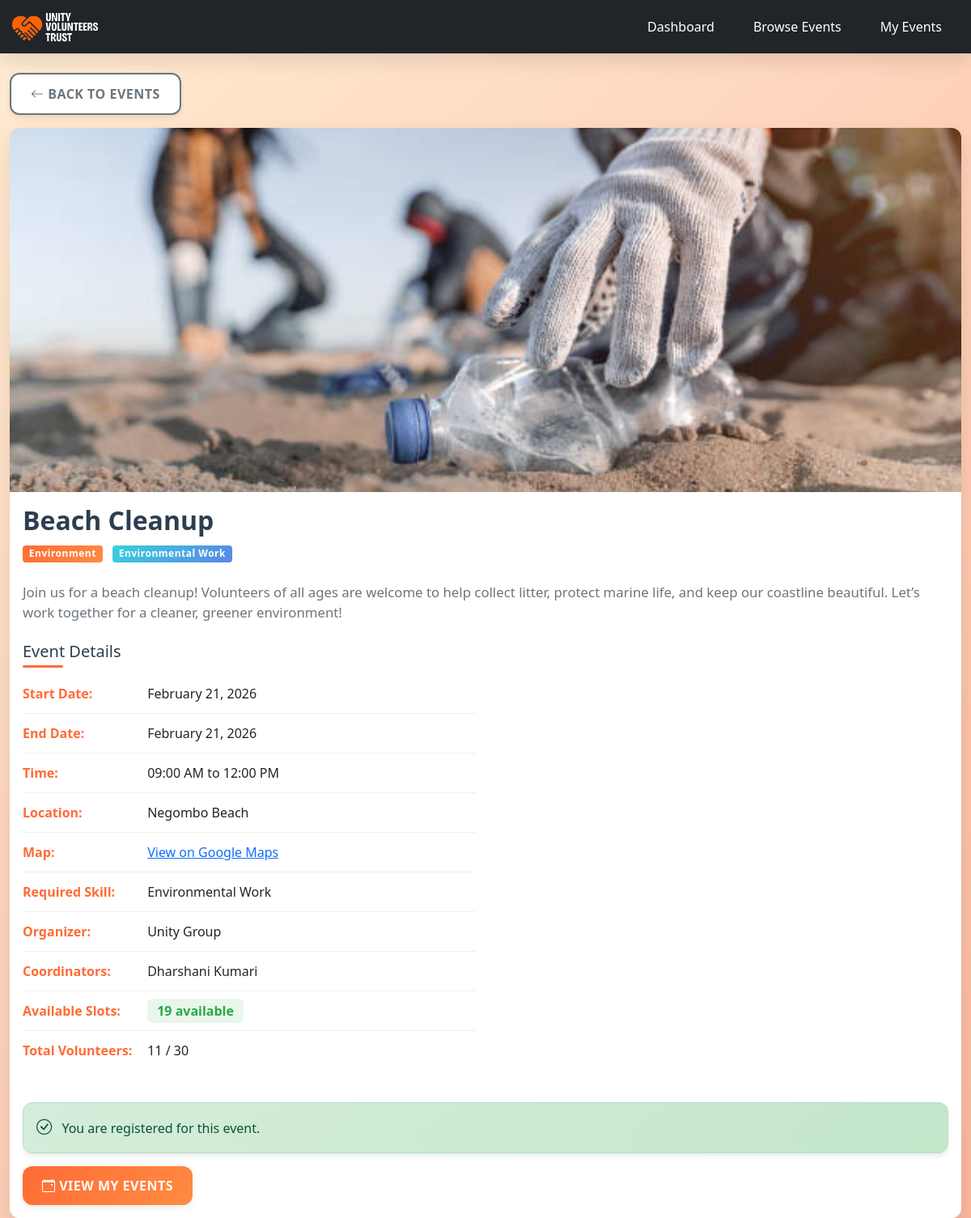
Page /presentation/event_details.php?id=26 (signed in) on the committed database.
### tables this page shows
CREATE TABLE IF NOT EXISTS `events` (
  `eventId` int NOT NULL AUTO_INCREMENT,
  `eventName` varchar(200) NOT NULL,
  `eventDescription` text,
  `category` varchar(100) DEFAULT NULL,
  `location` varchar(150) DEFAULT NULL,
  `googleMapLink` varchar(255) DEFAULT NULL,
  `startDate` date NOT NULL,
  `endDate` date NOT NULL,
  `startTime` time DEFAULT NULL,
  `endTime` time DEFAULT NULL,
  `maxVolunteers` int DEFAULT '0',
  `requiredSkillId` int DEFAULT NULL,
  `eventImage` varchar(255) DEFAULT NULL,
  `createdBy` int NOT NULL,
  `createdAt` timestamp NULL DEFAULT CURRENT_TIMESTAMP,
  `status` enum('Active','Cancelled') DEFAULT 'Active',
  PRIMARY KEY (`eventId`),
  KEY `idx_requiredSkillId` (`requiredSkillId`),
  KEY `idx_createdBy` (`createdBy`),
  KEY `idx_dates` (`startDate`,`endDate`),
  KEY `idx_status` (`status`)
);

CREATE TABLE IF NOT EXISTS `skills` (
  `skillId` int NOT NULL AUTO_INCREMENT,
  `skillName` varchar(50) NOT NULL,
  PRIMARY KEY (`skillId`),
  UNIQUE KEY `skillName` (`skillName`)
);

CREATE TABLE IF NOT EXISTS `users` (
  `userId` int NOT NULL AUTO_INCREMENT,
  `name` varchar(100) NOT NULL,
  `email` varchar(100) NOT NULL,
  `password` varchar(255) NOT NULL,
  `telephoneNo` varchar(20) DEFAULT NULL,
  `location` varchar(100) DEFAULT NULL,
  `gender` enum('Male','Female','Other','Prefer not to say') NOT NULL,
  `role` enum('Volunteer','Admin','Coordinator','Organizer','Volunteer+Organizer') DEFAULT 'Volunteer',
  PRIMARY KEY (`userId`),
  UNIQUE KEY `email` (`email`)
);

CREATE TABLE IF NOT EXISTS `event_stats` (
  `eventId` int NOT NULL,
  `joinedCount` int DEFAULT '0',
  PRIMARY KEY (`eventId`)
);

### data_access/eventRegistrationData.php (called while the page is built, shortened)
<?php
require_once 'db.php';
class EventRegistrationData {
public function isAlreadyJoined($eventId, $userId) {
    global $conn;
    $sql = "SELECT registrationId FROM event_registrations
            WHERE eventId = ? AND userId = ? AND status = 'registered'";
    $stmt = $conn->prepare($sql);
    $stmt->bind_param("ii", $eventId, $userId);
    $stmt->execute();
    return $stmt->get_result()->num_rows > 0;
}
public function getEventDetails($eventId) {
    global $conn;
    $sql = "SELECT e.*, s.skillName,
                   GROUP_CONCAT(u.name SEPARATOR ', ') AS coordinators,
                   es.joinedCount,
                   (e.maxVolunteers - COALESCE(es.joinedCount, 0)) AS availableSlots,
                   org.name AS organizerName,
                   org.userId AS organizerId
            FROM events e
            LEFT JOIN skills s ON e.requiredSkillId = s.skillId
            LEFT JOIN event_coordinators ec ON e.eventId = ec.eventId
            LEFT JOIN users u ON ec.coordinatorId = u.userId
            LEFT JOIN users org ON e.createdBy = org.userId
            LEFT JOIN event_stats es ON e.eventId = es.eventId
            WHERE e.eventId = ?
            GROUP BY e.eventId";
    $stmt = $conn->prepare($sql);
    $stmt->bind_param("i", $eventId);
    $stmt->execute();
    return $stmt->get_result()->fetch_assoc();
}
}
?>

### presentation/event_details.php (the view, shortened to what this page needs)
<?php
require_once '../data_access/eventRegistrationData.php';
$eventId = $_GET['id'] ?? 0;
$registrationData = new EventRegistrationData();
$event = $registrationData->getEventDetails($eventId);
$alreadyJoined = $registrationData->isAlreadyJoined($eventId, $_SESSION['userId']);
?>
<!DOCTYPE html>
<html lang="en">
<head>
    <link rel="stylesheet" href="../assets/css/event_details.css">
    <link href="https://cdn.jsdelivr.net/npm/bootstrap@5.1.3/dist/css/bootstrap.min.css" rel="stylesheet">
    <link href="https://cdn.jsdelivr.net/npm/bootstrap-icons@1.8.1/font/bootstrap-icons.css" rel="stylesheet">
</head>
<body>
<nav class="navbar navbar-expand-lg navbar-dark bg-dark">
    <div class="container">
        <a class="navbar-brand" href="#">
            <img src="../assets/images/logo.png" alt="Logo" style="height: 40px;">
        </a>
        <div class="navbar-nav ms-auto">
            <a class="nav-link" href="volunteer_dashboard.php">Dashboard</a>
            <a class="nav-link" href="events_volunteer.php">Browse Events</a>
            <a class="nav-link" href="my_events.php">My Events</a>
        </div>
    </div>
</nav>
<div class="container mt-4">
    <a href="events_volunteer.php" class="btn btn-outline-secondary mb-3">
        <i class="bi bi-arrow-left"></i> Back to Events
    </a>
<div class="card">
    <?php if ($event['eventImage']): ?>
        <img src="../<?php echo htmlspecialchars($event['eventImage']); ?>"
             class="card-img-top event-image"
             alt="<?php echo htmlspecialchars($event['eventName']); ?>">
    <?php endif; ?>
    <div class="card-body">
        <h1 class="card-title"><?php echo htmlspecialchars($event['eventName']); ?></h1>
        <?php if ($event['category']): ?>
            <span class="badge bg-primary mb-2"><?php echo htmlspecialchars($event['category']); ?></span>
        <?php endif; ?>
        <?php if ($event['skillName']): ?>
            <span class="badge bg-info mb-2"><?php echo htmlspecialchars($event['skillName']); ?></span>
        <?php endif; ?>
        <p class="card-text mt-3"><?php echo nl2br(htmlspecialchars($event['eventDescription'])); ?></p>
        <div class="row mt-4">
            <div class="col-md-6">
                <h5>Event Details</h5>
                <ul class="list-unstyled">
                    <li><strong>Start Date:</strong> <?php echo date('F j, Y', strtotime($event['startDate'])); ?></li>
                    <li><strong>End Date:</strong> <?php echo date('F j, Y', strtotime($event['endDate'])); ?></li>
                    <li><strong>Time:</strong> <?php echo date('h:i A', strtotime($event['startTime'])); ?>
                        to <?php echo date('h:i A', strtotime($event['endTime'])); ?></li>
                    <li><strong>Location:</strong> <?php echo htmlspecialchars($event['location']); ?></li>
                    <?php if ($event['googleMapLink']): ?>
                        <li><strong>Map:</strong> <a href="<?php echo htmlspecialchars($event['googleMapLink']); ?>" target="_blank">View on Google Maps</a></li>
                    <?php endif; ?>
                    <li><strong>Required Skill:</strong> <?php echo htmlspecialchars($event['skillName'] ?? 'None'); ?></li>
                    <li><strong>Organizer:</strong>
                        <?php echo !empty($event['organizerName']) ? htmlspecialchars($event['organizerName']) : 'Not specified'; ?>
                    </li>
                    <?php if (!empty($event['coordinators'])): ?>
                        <li><strong>Coordinators:</strong>
                            <?php
                            $coordNames = explode(', ', $event['coordinators']);
                            if (count($coordNames) > 2) {
                                echo htmlspecialchars($coordNames[0]) . ', ' . htmlspecialchars($coordNames[1]) . ' +' . (count($coordNames) - 2) . ' more';
                            } else {
                                echo htmlspecialchars($event['coordinators']);
                            }
                            ?>
                        </li>
                    <?php else: ?>
                        <li><strong>Coordinators:</strong> Not assigned</li>
                    <?php endif; ?>
                    <li><strong>Available Slots:</strong>
                        <span class="<?php echo ($event['availableSlots'] > 0) ? 'slot-available' : 'slot-full'; ?>">
                            <?php echo $event['availableSlots']; ?> available
                        </span>
                    </li>
                    <li><strong>Total Volunteers:</strong> <?php echo $event['joinedCount'] ?? 0; ?> / <?php echo $event['maxVolunteers']; ?></li>
                </ul>
            </div>
        </div>
        <div class="mt-4">
            <?php if ($alreadyJoined): ?>
                <div class="alert alert-success">
                    <i class="bi bi-check-circle"></i> You are registered for this event.
                </div>
                <a href="my_events.php" class="btn btn-primary">
                    <i class="bi bi-calendar-event"></i> View My Events
                </a>
            <?php endif; ?>
        </div>
    </div>
</div>
</div>
</body>
</html>

### assets/css/event_details.css (style rules this page uses)
:root { --primary-orange: #ff6b35; --secondary-orange: #ff8c42; --dark-orange: #e85d2a; --light-orange: #fff3e6; --accent-orange: #ffb347; --text-dark: #2c3e50; --text-light: #6c757d; --success-green: #28a745; --danger-red: #dc3545; --warning-yellow: #ffc107; --border-radius: 12px; --shadow: 0 4px 6px rgba(0, 0, 0, 0.07); --shadow-lg: 0 10px 25px rgba(0, 0, 0, 0.1); }
* { margin: 0; padding: 0; box-sizing: border-box; }
body { font-family: 'Inter', 'Segoe UI', Tahoma, Geneva, Verdana, sans-serif; background: linear-gradient(135deg, #ffecd2 0%, #fcb69f 100%); color: var(--text-dark); line-height: 1.6; min-height: 100vh; }
.navbar { box-shadow: var(--shadow-lg); padding: 1rem 0; backdrop-filter: blur(10px); }
.navbar-brand img { height: 45px; transition: transform 0.3s ease; }
.nav-link { color: #fff !important; font-weight: 500; margin: 0 0.5rem; padding: 0.5rem 1rem !important; border-radius: 8px; transition: all 0.3s ease; position: relative; }
.nav-link::after { content: ''; position: absolute; bottom: 0; left: 50%; transform: translateX(-50%); width: 0; height: 2px; background: var(--primary-orange)active; transition: width 0.3s ease; }
.container { max-width: 1200px !important; }
.btn { border-radius: var(--border-radius)!important; padding: 0.75rem 1.5rem !important; font-weight: 600 !important; text-transform: uppercase !important; letter-spacing: 0.5px !important; transition: all 0.3s ease !important; border: none !important; box-shadow: var(--shadow) !important; }
.btn-outline-secondary { border: 2px solid var(--text-light)!important; color: var(--text-light)!important; background: white !important; }
.btn-primary { background: linear-gradient(135deg, var(--primary-orange) 0%, var(--secondary-orange) 100%)!important; border: none!important; color: white !important; }
.card { border: none!important; border-radius: var(--border-radius) !important; box-shadow: var(--shadow-lg)!important; overflow: hidden!important; background: white!important; transition: transform 0.3s ease!important; }
.card-img-top { border-radius: 0; }
.event-image { max-height: 450px!important; object-fit: cover!important; width: 100%; transition: transform 0.3s ease; }
.card-body { padding: 2.5rem; }
.card-title { font-size: 2rem; font-weight: 700; color: var(--text-dark); margin-bottom: 1rem; }
.card-text { color: var(--text-light) !important; font-size: 1.05rem!important; }
.badge { padding: 0.5rem 1rem; border-radius: 20px; font-weight: 600; font-size: 0.875rem; letter-spacing: 0.5px; margin-right: 0.5rem; }
.bg-primary { background: linear-gradient(135deg, var(--primary-orange) 0%, var(--secondary-orange) 100%) !important; }
.bg-info { background: linear-gradient(135deg, #36d1dc 0%, #5b86e5 100%) !important; }
.alert { border: none; border-radius: var(--border-radius)!important; padding: 1.25rem; margin-bottom: 1.5rem; box-shadow: var(--shadow); font-weight: 500; }
.alert i { margin-right: 0.5rem; font-size: 1.2rem; }
.alert-success { background: linear-gradient(135deg, #d4edda 0%, #c3e6cb 100%); color: #155724; border-left: 4px solid var(--success-green); }
.list-unstyled li { padding: 0.75rem 0; border-bottom: 1px solid #f0f0f0; font-size: 1rem; }
.list-unstyled li:last-child { border-bottom: none; }
.list-unstyled li strong { color: var(--primary-orange); font-weight: 600; display: inline-block; min-width: 150px; }
.slot-available { color: var(--success-green); font-weight: 700; background: rgba(40, 167, 69, 0.1); padding: 0.25rem 0.75rem; border-radius: 6px; }
a { color: var(--primary-orange); text-decoration: none; transition: all 0.3s ease; font-weight: 500; }
h5 { color: var(--text-dark) !important; font-weight: 700; margin-bottom: 1.5rem; position: relative; padding-bottom: 0.5rem; }
h5::after { content: ''; position: absolute; bottom: 0; left: 0; width: 50px; height: 3px; background: var(--primary-orange)!important; border-radius: 2px; }
.card, .alert { animation: fadeIn 0.6s ease-out; }
html { scrollbar-width: thin; scrollbar-color: #cf7035 #000000; }

### rows in the picture
events: eventImage (picture), eventName "Beach Cleanup", category "Environment", skills.skillName "Environmental Work", eventDescription "Join us for a beach cleanup! Volunteers of all ages are welcome to help collect litter, protect marine life, and keep our coastline beautiful. Let’s work together for a cleaner, greener environment!", startDate "February 21, 2026", endDate "February 21, 2026", startTime "09:00 AM", endTime "12:00 PM", location "Negombo Beach", users.name "Unity Group", event_stats.joinedCount "11", maxVolunteers "30"

### other values in the picture
$event['coordinators'] "Dharshani Kumari"
$event['availableSlots'] "19"
